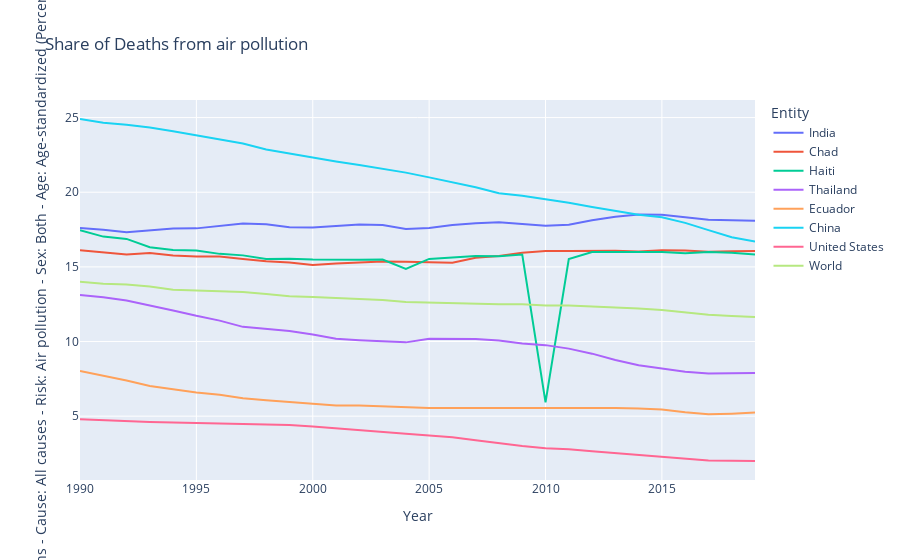

Notebook source saved alongside this figure:
### Code cell
fig = px.line(country_share, 
              x="Year", 
              y="Deaths - Cause: All causes - Risk: Air pollution - Sex: Both - Age: Age-standardized (Percent)", 
              color = country_share.index, 
              title="Share of Deaths from air pollution")
fig.show()

### Figure 1 — Plotly figure (JSON) as saved in the notebook; plotly's stock layout.template omitted (floating-point values rounded to 4 significant figures)
{"data": [{"hovertemplate": "Entity=India<br>Year=%{x}<br>Deaths - Cause: All causes - Risk: Air pollution - Sex: Both - Age: Age-standardized (Percent)=%{y}<extra></extra>", "legendgroup": "India", "line": {"color": "#636efa", "dash": "solid"}, "mode": "lines", "name": "India", "orientation": "v", "showlegend": true, "type": "scatter", "x": [1990, 1991, 1992, 1993, 1994, 1995, 1996, 1997, 1998, 1999, 2000, 2001, 2002, 2003, 2004, 2005, 2006, 2007, 2008, 2009, 2010, 2011, 2012, 2013, 2014, 2015, 2016, 2017, 2018, 2019], "xaxis": "x", "y": [17.6, 17.49, 17.33, 17.45, 17.58, 17.58, 17.72, 17.9, 17.86, 17.65, 17.64, 17.75, 17.84, 17.81, 17.55, 17.61, 17.81, 17.93, 17.99, 17.87, 17.75, 17.82, 18.12, 18.36, 18.51, 18.48, 18.34, 18.15, 18.12, 18.1], "yaxis": "y"}, {"hovertemplate": "Entity=Chad<br>Year=%{x}<br>Deaths - Cause: All causes - Risk: Air pollution - Sex: Both - Age: Age-standardized (Percent)=%{y}<extra></extra>", "legendgroup": "Chad", "line": {"color": "#EF553B", "dash": "solid"}, "mode": "lines", "name": "Chad", "orientation": "v", "showlegend": true, "type": "scatter", "x": [1990, 1991, 1992, 1993, 1994, 1995, 1996, 1997, 1998, 1999, 2000, 2001, 2002, 2003, 2004, 2005, 2006, 2007, 2008, 2009, 2010, 2011, 2012, 2013, 2014, 2015, 2016, 2017, 2018, 2019], "xaxis": "x", "y": [16.11, 15.95, 15.83, 15.94, 15.76, 15.7, 15.69, 15.54, 15.37, 15.29, 15.12, 15.22, 15.31, 15.37, 15.35, 15.34, 15.28, 15.61, 15.72, 15.94, 16.06, 16.06, 16.08, 16.08, 16.03, 16.11, 16.09, 16.02, 16.05, 16.06], "yaxis": "y"}, {"hovertemplate": "Entity=Haiti<br>Year=%{x}<br>Deaths - Cause: All causes - Risk: Air pollution - Sex: Both - Age: Age-standardized (Percent)=%{y}<extra></extra>", "legendgroup": "Haiti", "line": {"color": "#00cc96", "dash": "solid"}, "mode": "lines", "name": "Haiti", "orientation": "v", "showlegend": true, "type": "scatter", "x": [1990, 1991, 1992, 1993, 1994, 1995, 1996, 1997, 1998, 1999, 2000, 2001, 2002, 2003, 2004, 2005, 2006, 2007, 2008, 2009, 2010, 2011, 2012, 2013, 2014, 2015, 2016, 2017, 2018, 2019], "xaxis": "x", "y": [17.45, 17.03, 16.88, 16.31, 16.13, 16.1, 15.87, 15.77, 15.52, 15.55, 15.5, 15.51, 15.48, 15.49, 14.86, 15.53, 15.62, 15.73, 15.72, 15.82, 5.925, 15.53, 16.0, 15.99, 16.01, 16.0, 15.9, 16.0, 15.95, 15.83], "yaxis": "y"}, {"hovertemplate": "Entity=Thailand<br>Year=%{x}<br>Deaths - Cause: All causes - Risk: Air pollution - Sex: Both - Age: Age-standardized (Percent)=%{y}<extra></extra>", "legendgroup": "Thailand", "line": {"color": "#ab63fa", "dash": "solid"}, "mode": "lines", "name": "Thailand", "orientation": "v", "showlegend": true, "type": "scatter", "x": [1990, 1991, 1992, 1993, 1994, 1995, 1996, 1997, 1998, 1999, 2000, 2001, 2002, 2003, 2004, 2005, 2006, 2007, 2008, 2009, 2010, 2011, 2012, 2013, 2014, 2015, 2016, 2017, 2018, 2019], "xaxis": "x", "y": [13.12, 12.96, 12.75, 12.43, 12.07, 11.72, 11.4, 10.98, 10.82, 10.71, 10.47, 10.18, 10.08, 10.04, 9.943, 10.19, 10.17, 10.16, 10.07, 9.873, 9.759, 9.525, 9.188, 8.76, 8.407, 8.167, 7.972, 7.863, 7.876, 7.889], "yaxis": "y"}, {"hovertemplate": "Entity=Ecuador<br>Year=%{x}<br>Deaths - Cause: All causes - Risk: Air pollution - Sex: Both - Age: Age-standardized (Percent)=%{y}<extra></extra>", "legendgroup": "Ecuador", "line": {"color": "#FFA15A", "dash": "solid"}, "mode": "lines", "name": "Ecuador", "orientation": "v", "showlegend": true, "type": "scatter", "x": [1990, 1991, 1992, 1993, 1994, 1995, 1996, 1997, 1998, 1999, 2000, 2001, 2002, 2003, 2004, 2005, 2006, 2007, 2008, 2009, 2010, 2011, 2012, 2013, 2014, 2015, 2016, 2017, 2018, 2019], "xaxis": "x", "y": [8.025, 7.734, 7.392, 7.02, 6.816, 6.588, 6.439, 6.207, 6.065, 5.951, 5.85, 5.709, 5.708, 5.649, 5.57, 5.552, 5.542, 5.546, 5.532, 5.514, 5.515, 5.517, 5.556, 5.551, 5.514, 5.454, 5.257, 5.121, 5.166, 5.242], "yaxis": "y"}, {"hovertemplate": "Entity=China<br>Year=%{x}<br>Deaths - Cause: All causes - Risk: Air pollution - Sex: Both - Age: Age-standardized (Percent)=%{y}<extra></extra>", "legendgroup": "China", "line": {"color": "#19d3f3", "dash": "solid"}, "mode": "lines", "name": "China", "orientation": "v", "showlegend": true, "type": "scatter", "x": [1990, 1991, 1992, 1993, 1994, 1995, 1996, 1997, 1998, 1999, 2000, 2001, 2002, 2003, 2004, 2005, 2006, 2007, 2008, 2009, 2010, 2011, 2012, 2013, 2014, 2015, 2016, 2017, 2018, 2019], "xaxis": "x", "y": [24.91, 24.65, 24.52, 24.34, 24.09, 23.8, 23.56, 23.26, 22.86, 22.59, 22.3, 22.06, 21.83, 21.56, 21.31, 20.99, 20.66, 20.34, 19.93, 19.76, 19.53, 19.3, 19.02, 18.75, 18.49, 18.32, 17.95, 17.46, 16.99, 16.7], "yaxis": "y"}, {"hovertemplate": "Entity=United States<br>Year=%{x}<br>Deaths - Cause: All causes - Risk: Air pollution - Sex: Both - Age: Age-standardized (Percent)=%{y}<extra></extra>", "legendgroup": "United States", "line": {"color": "#FF6692", "dash": "solid"}, "mode": "lines", "name": "United States", "orientation": "v", "showlegend": true, "type": "scatter", "x": [1990, 1991, 1992, 1993, 1994, 1995, 1996, 1997, 1998, 1999, 2000, 2001, 2002, 2003, 2004, 2005, 2006, 2007, 2008, 2009, 2010, 2011, 2012, 2013, 2014, 2015, 2016, 2017, 2018, 2019], "xaxis": "x", "y": [4.795, 4.728, 4.663, 4.618, 4.583, 4.549, 4.521, 4.505, 4.471, 4.406, 4.302, 4.188, 4.092, 3.95, 3.816, 3.702, 3.591, 3.394, 3.188, 2.998, 2.855, 2.783, 2.656, 2.527, 2.379, 2.269, 2.127, 2.03, 2.013, 1.998], "yaxis": "y"}, {"hovertemplate": "Entity=World<br>Year=%{x}<br>Deaths - Cause: All causes - Risk: Air pollution - Sex: Both - Age: Age-standardized (Percent)=%{y}<extra></extra>", "legendgroup": "World", "line": {"color": "#B6E880", "dash": "solid"}, "mode": "lines", "name": "World", "orientation": "v", "showlegend": true, "type": "scatter", "x": [1990, 1991, 1992, 1993, 1994, 1995, 1996, 1997, 1998, 1999, 2000, 2001, 2002, 2003, 2004, 2005, 2006, 2007, 2008, 2009, 2010, 2011, 2012, 2013, 2014, 2015, 2016, 2017, 2018, 2019], "xaxis": "x", "y": [14.01, 13.88, 13.81, 13.69, 13.46, 13.42, 13.37, 13.33, 13.18, 13.03, 12.98, 12.93, 12.86, 12.78, 12.65, 12.6, 12.58, 12.55, 12.5, 12.49, 12.41, 12.41, 12.36, 12.31, 12.22, 12.12, 11.95, 11.79, 11.71, 11.65], "yaxis": "y"}], "layout": {"legend": {"title": {"text": "Entity"}, "tracegroupgap": 0}, "title": {"text": "Share of Deaths from air pollution"}, "xaxis": {"anchor": "y", "domain": [0, 1], "title": {"text": "Year"}}, "yaxis": {"anchor": "x", "domain": [0, 1], "title": {"text": "Deaths - Cause: All causes - Risk: Air pollution - Sex: Both - Age: Age-standardized (Percent)"}}}}
